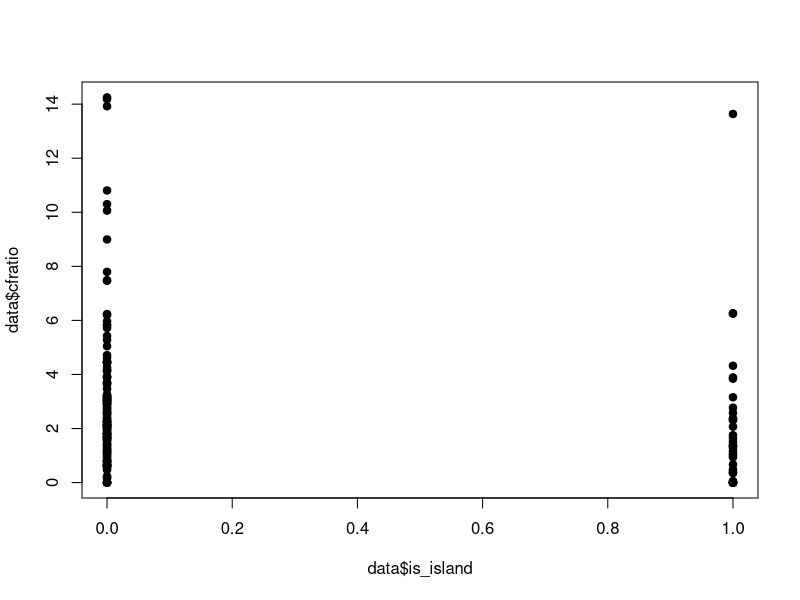
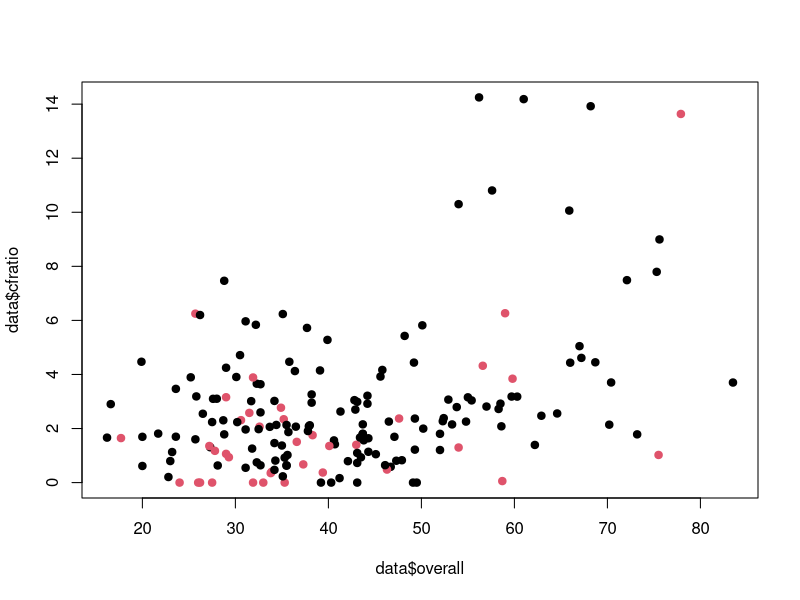

The R source for these figures, in order:
## ---- chunk 1
knitr::opts_chunk$set(echo = TRUE)
## ---- chunk 2
data <- read.csv(file = '../prepped_data/six_month_outlier_screened.csv')
## ---- chunk 3
summary(lm(formula = cfratio ~ factor(is_island), data = data))
plot(data$is_island, data$cfratio, pch=19)
## ---- chunk 4
summary(lm(formula = cfratio ~ overall, data = data))
summary(lm(formula = cfratio ~ overall + factor(is_island), data = data))
plot(data$overall, data$cfratio, pch=19, col=as.factor(data$is_island))
## ---- chunk 5
summary(lm(formula = cfratio ~ prev_emergence_pathogens + early_detection + rapid_response + robust_health_sector + commitments + risk_environment, data = data))
summary(lm(formula = cfratio ~ prev_emergence_pathogens + early_detection + rapid_response + robust_health_sector + commitments + risk_environment + factor(is_island), data = data))
